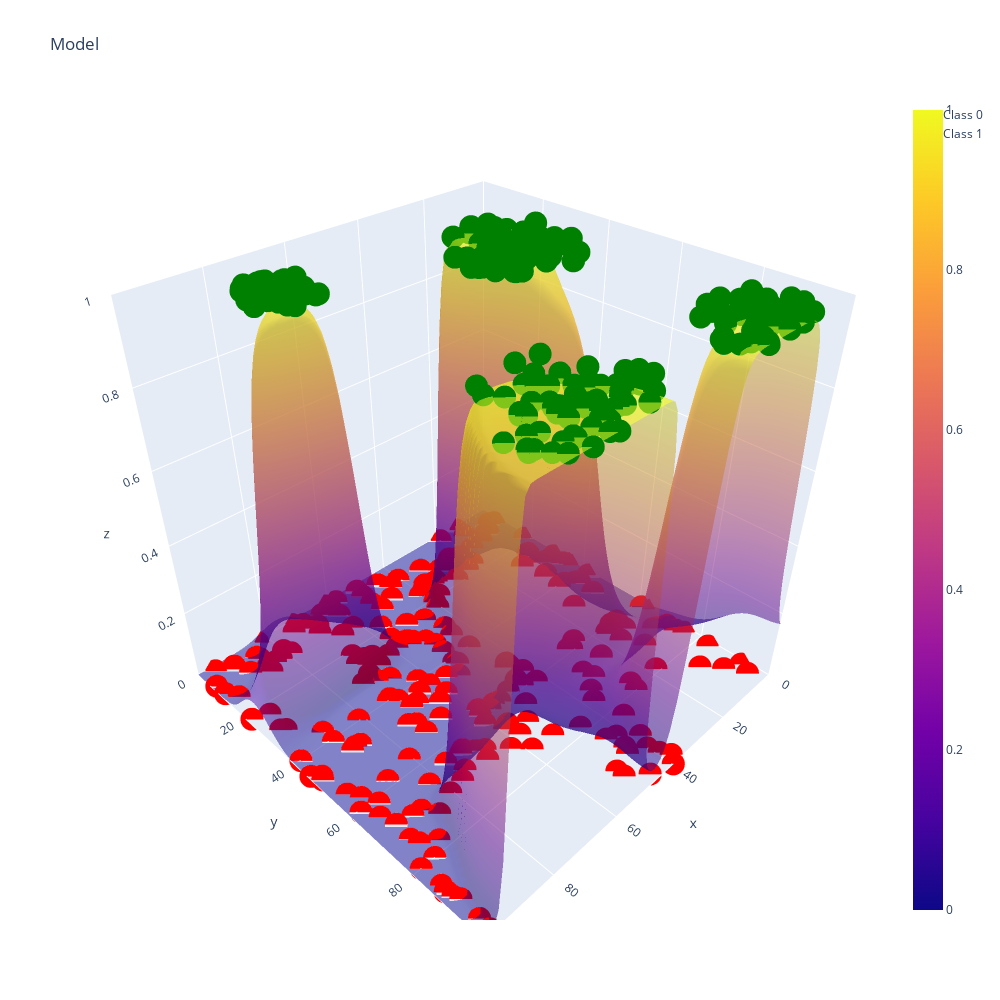

Here is the notebook cell this chart was saved with:
### Code cell
plot_model_2d_in_3d_py(model_g, data)

### Figure 1 — Plotly figure (JSON) as saved in the notebook; plotly's stock layout.template omitted (floating-point values rounded to 4 significant figures; data arrays with more than 128 entries replaced by an {"elided": "..."} marker saying what was removed)
{"data": [{"marker": {"color": "red"}, "mode": "markers", "name": "Class 0", "type": "scatter3d", "x": {"elided": "250 float values"}, "y": {"elided": "250 float values"}, "z": {"elided": "250 int values"}}, {"marker": {"color": "green"}, "mode": "markers", "name": "Class 1", "type": "scatter3d", "x": {"elided": "250 float values"}, "y": {"elided": "250 float values"}, "z": {"elided": "250 int values"}}, {"opacity": 0.5, "type": "surface", "x": {"elided": "100x100 float values"}, "y": {"elided": "100x100 float values"}, "z": {"elided": "100x100 float values"}}], "layout": {"height": 1000, "scene": {"xaxis": {"range": [0, 100], "title": {"text": "x"}}, "yaxis": {"range": [0, 100], "title": {"text": "y"}}, "zaxis": {"range": [0, 1], "title": {"text": "z"}}}, "title": {"text": "Model"}, "width": 1000}}
